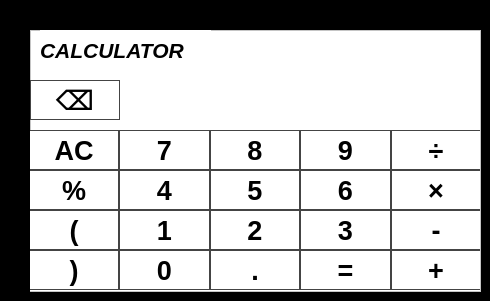
    <widget class="QWidget" name="calculator_screen">
     <property name="styleSheet">
      <string notr="true">background-color: black;</string>
     </property>
     <widget class="QFrame" name="calculator">
      <property name="enabled">
       <bool>true</bool>
      </property>
      <property name="geometry">
       <rect>
        <x>30</x>
        <y>30</y>
        <width>451</width>
        <height>262</height>
       </rect>
      </property>
      <property name="font">
       <font>
        <weight>50</weight>
        <bold>false</bold>
       </font>
      </property>
      <property name="toolTipDuration">
       <number>-1</number>
      </property>
      <property name="styleSheet">
       <string notr="true">background-color: white;</string>
      </property>
      <property name="frameShape">
       <enum>QFrame::StyledPanel</enum>
      </property>
      <property name="frameShadow">
       <enum>QFrame::Raised</enum>
      </property>
      <widget class="QLabel" name="display">
       <property name="geometry">
        <rect>
         <x>91</x>
         <y>29</y>
         <width>351</width>
         <height>61</height>
        </rect>
       </property>
       <property name="font">
        <font>
         <pointsize>30</pointsize>
         <underline>false</underline>
        </font>
       </property>
       <property name="layoutDirection">
        <enum>Qt::LeftToRight</enum>
       </property>
       <property name="autoFillBackground">
        <bool>false</bool>
       </property>
       <property name="styleSheet">
        <string notr="true">color:black;</string>
       </property>
       <property name="text">
        <string/>
       </property>
       <property name="alignment">
        <set>Qt::AlignRight|Qt::AlignTrailing|Qt::AlignVCenter</set>
       </property>
      </widget>
      <widget class="QFrame" name="keyboard">
       <property name="geometry">
        <rect>
         <x>0</x>
         <y>100</y>
         <width>450</width>
         <height>161</height>
        </rect>
       </property>
       <property name="styleSheet">
        <string notr="true">color:black;</string>
       </property>
       <property name="frameShape">
        <enum>QFrame::StyledPanel</enum>
       </property>
       <property name="frameShadow">
        <enum>QFrame::Raised</enum>
       </property>
       <widget class="QWidget" name="gridLayoutWidget">
        <property name="geometry">
         <rect>
          <x>-1</x>
          <y>0</y>
          <width>452</width>
          <height>162</height>
         </rect>
        </property>
        <property name="styleSheet">
         <string notr="true">font-weight: bold;
font-size: 20pt;
color: black;
border: 1px solid #444;
background-color: white;</string>
        </property>
        <layout class="QGridLayout" name="gridLayout">
         <property name="spacing">
          <number>0</number>
         </property>
         <item row="2" column="0">
          <widget class="QPushButton" name="btnLParenthesis">
           <property name="minimumSize">
            <size>
             <width>90</width>
             <height>40</height>
            </size>
           </property>
           <property name="font">
            <font>
             <pointsize>20</pointsize>
             <weight>75</weight>
             <bold>true</bold>
            </font>
           </property>
           <property name="styleSheet">
            <string notr="true">font-weight: bold;
font-size: 20pt;
color: black;
border: 1px solid #444;
background-color: white;</string>
           </property>
           <property name="text">
            <string>(</string>
           </property>
          </widget>
         </item>
         <item row="3" column="0">
          <widget class="QPushButton" name="btnRParenthesis">
           <property name="minimumSize">
            <size>
             <width>90</width>
             <height>40</height>
            </size>
           </property>
           <property name="font">
            <font>
             <pointsize>20</pointsize>
             <weight>75</weight>
             <bold>true</bold>
            </font>
           </property>
           <property name="styleSheet">
            <string notr="true">font-weight: bold;
font-size: 20pt;
color: black;
border: 1px solid #444;
background-color: white;</string>
           </property>
           <property name="text">
            <string>)</string>
           </property>
          </widget>
         </item>
         <item row="0" column="1">
          <widget class="QPushButton" name="btn7">
           <property name="minimumSize">
            <size>
             <width>90</width>
             <height>40</height>
            </size>
           </property>
           <property name="font">
            <font>
             <pointsize>20</pointsize>
             <weight>75</weight>
             <bold>true</bold>
            </font>
           </property>
           <property name="styleSheet">
            <string notr="true">font-weight: bold;
font-size: 20pt;
color: black;
border: 1px solid #444;
background-color: white;</string>
           </property>
           <property name="text">
            <string>7</string>
           </property>
          </widget>
         </item>
         <item row="0" column="0">
          <widget class="QPushButton" name="btnClear">
           <property name="sizePolicy">
            <sizepolicy hsizetype="Minimum" vsizetype="Fixed">
             <horstretch>0</horstretch>
             <verstretch>0</verstretch>
            </sizepolicy>
           </property>
           <property name="minimumSize">
            <size>
             <width>90</width>
             <height>40</height>
            </size>
           </property>
           <property name="font">
            <font>
             <pointsize>20</pointsize>
             <weight>75</weight>
             <bold>true</bold>
            </font>
           </property>
           <property name="styleSheet">
            <string notr="true">font-weight: bold;
font-size: 20pt;
color: black;
border: 1px solid #444;
background-color: white;</string>
           </property>
           <property name="text">
            <string>AC</string>
           </property>
          </widget>
         </item>
         <item row="1" column="0">
          <widget class="QPushButton" name="btnPercent">
           <property name="minimumSize">
            <size>
             <width>90</width>
             <height>40</height>
            </size>
           </property>
           <property name="font">
            <font>
             <pointsize>20</pointsize>
             <weight>75</weight>
             <bold>true</bold>
            </font>
           </property>
           <property name="styleSheet">
            <string notr="true">font-weight: bold;
font-size: 20pt;
color: black;
border: 1px solid #444;
background-color: white;</string>
           </property>
           <property name="text">
            <string>%</string>
           </property>
          </widget>
         </item>
         <item row="0" column="3">
          <widget class="QPushButton" name="btn9">
           <property name="minimumSize">
            <size>
             <width>90</width>
             <height>40</height>
            </size>
           </property>
           <property name="font">
            <font>
             <pointsize>20</pointsize>
             <weight>75</weight>
             <bold>true</bold>
            </font>
           </property>
           <property name="styleSheet">
            <string notr="true">font-weight: bold;
font-size: 20pt;
color: black;
border: 1px solid #444;
background-color: white;</string>
           </property>
           <property name="text">
            <string>9</string>
           </property>
          </widget>
         </item>
         <item row="0" column="4">
          <widget class="QPushButton" name="btnDivide">
           <property name="minimumSize">
            <size>
             <width>90</width>
             <height>40</height>
            </size>
           </property>
           <property name="font">
            <font>
             <pointsize>20</pointsize>
             <weight>75</weight>
             <bold>true</bold>
            </font>
           </property>
           <property name="styleSheet">
            <string notr="true">font-weight: bold;
font-size: 20pt;
color: black;
border: 1px solid #444;
background-color: white;</string>
           </property>
           <property name="text">
            <string>÷</string>
           </property>
          </widget>
         </item>
         <item row="0" column="2">
          <widget class="QPushButton" name="btn8">
           <property name="minimumSize">
            <size>
             <width>90</width>
             <height>40</height>
            </size>
           </property>
           <property name="font">
            <font>
             <pointsize>20</pointsize>
             <weight>75</weight>
             <bold>true</bold>
            </font>
           </property>
           <property name="styleSheet">
            <string notr="true">font-weight: bold;
font-size: 20pt;
color: black;
border: 1px solid #444;
background-color: white;</string>
           </property>
           <property name="text">
            <string>8</string>
           </property>
          </widget>
         </item>
         <item row="1" column="1">
          <widget class="QPushButton" name="btn4">
           <property name="minimumSize">
            <size>
             <width>90</width>
             <height>40</height>
            </size>
           </property>
           <property name="font">
            <font>
             <pointsize>20</pointsize>
             <weight>75</weight>
             <bold>true</bold>
            </font>
           </property>
           <property name="styleSheet">
            <string notr="true">font-weight: bold;
font-size: 20pt;
color: black;
border: 1px solid #444;
background-color: white;</string>
           </property>
           <property name="text">
            <string>4</string>
           </property>
          </widget>
         </item>
         <item row="1" column="2">
          <widget class="QPushButton" name="btn5">
           <property name="minimumSize">
            <size>
             <width>90</width>
             <height>40</height>
            </size>
           </property>
           <property name="font">
            <font>
             <pointsize>20</pointsize>
             <weight>75</weight>
             <bold>true</bold>
            </font>
           </property>
           <property name="styleSheet">
            <string notr="true">font-weight: bold;
font-size: 20pt;
color: black;
border: 1px solid #444;
background-color: white;</string>
           </property>
           <property name="text">
            <string>5</string>
           </property>
          </widget>
         </item>
         <item row="1" column="3">
          <widget class="QPushButton" name="btn6">
           <property name="minimumSize">
            <size>
             <width>90</width>
             <height>40</height>
            </size>
           </property>
           <property name="font">
            <font>
             <pointsize>20</pointsize>
             <weight>75</weight>
             <bold>true</bold>
            </font>
           </property>
           <property name="styleSheet">
            <string notr="true">font-weight: bold;
font-size: 20pt;
color: black;
border: 1px solid #444;
background-color: white;</string>
           </property>
           <property name="text">
            <string>6</string>
           </property>
          </widget>
         </item>
         <item row="1" column="4">
          <widget class="QPushButton" name="btnMultiply">
           <property name="minimumSize">
            <size>
             <width>90</width>
             <height>40</height>
            </size>
           </property>
           <property name="font">
            <font>
             <pointsize>20</pointsize>
             <weight>75</weight>
             <bold>true</bold>
            </font>
           </property>
           <property name="styleSheet">
            <string notr="true">font-weight: bold;
font-size: 20pt;
color: black;
border: 1px solid #444;
background-color: white;</string>
           </property>
           <property name="text">
            <string>×</string>
           </property>
          </widget>
         </item>
         <item row="2" column="1">
          <widget class="QPushButton" name="btn1">
           <property name="minimumSize">
            <size>
             <width>90</width>
             <height>40</height>
            </size>
           </property>
           <property name="font">
            <font>
             <pointsize>20</pointsize>
             <weight>75</weight>
             <bold>true</bold>
            </font>
           </property>
           <property name="styleSheet">
            <string notr="true">font-weight: bold;
font-size: 20pt;
color: black;
border: 1px solid #444;
background-color: white;</string>
           </property>
           <property name="text">
            <string>1</string>
           </property>
          </widget>
         </item>
         <item row="2" column="2">
          <widget class="QPushButton" name="btn2">
           <property name="minimumSize">
            <size>
             <width>90</width>
             <height>40</height>
            </size>
           </property>
           <property name="font">
            <font>
             <pointsize>20</pointsize>
             <weight>75</weight>
             <bold>true</bold>
            </font>
           </property>
           <property name="styleSheet">
            <string notr="true">font-weight: bold;
font-size: 20pt;
color: black;
border: 1px solid #444;
background-color: white;</string>
           </property>
           <property name="text">
            <string>2</string>
           </property>
          </widget>
         </item>
         <item row="2" column="3">
          <widget class="QPushButton" name="btn3">
           <property name="minimumSize">
            <size>
             <width>90</width>
             <height>40</height>
            </size>
           </property>
           <property name="font">
            <font>
             <pointsize>20</pointsize>
             <weight>75</weight>
             <bold>true</bold>
            </font>
           </property>
           <property name="styleSheet">
            <string notr="true">font-weight: bold;
font-size: 20pt;
color: black;
border: 1px solid #444;
background-color: white;</string>
           </property>
           <property name="text">
            <string>3</string>
           </property>
          </widget>
         </item>
         <item row="2" column="4">
          <widget class="QPushButton" name="btnMinus">
           <property name="minimumSize">
            <size>
             <width>90</width>
             <height>40</height>
            </size>
           </property>
           <property name="font">
            <font>
             <pointsize>20</pointsize>
             <weight>75</weight>
             <bold>true</bold>
            </font>
           </property>
           <property name="styleSheet">
            <string notr="true">font-weight: bold;
font-size: 20pt;
color: black;
border: 1px solid #444;
background-color: white;</string>
           </property>
           <property name="text">
            <string>-</string>
           </property>
          </widget>
         </item>
         <item row="3" column="1">
          <widget class="QPushButton" name="btn0">
           <property name="minimumSize">
            <size>
             <width>90</width>
             <height>40</height>
            </size>
           </property>
           <property name="font">
            <font>
             <pointsize>20</pointsize>
             <weight>75</weight>
             <bold>true</bold>
            </font>
           </property>
           <property name="styleSheet">
            <string notr="true">font-weight: bold;
font-size: 20pt;
color: black;
border: 1px solid #444;
background-color: white;</string>
           </property>
           <property name="text">
            <string>0</string>
           </property>
          </widget>
         </item>
         <item row="3" column="2">
          <widget class="QPushButton" name="btnDot">
           <property name="minimumSize">
            <size>
             <width>90</width>
             <height>40</height>
            </size>
           </property>
           <property name="font">
            <font>
             <pointsize>20</pointsize>
             <weight>75</weight>
             <bold>true</bold>
            </font>
           </property>
           <property name="styleSheet">
            <string notr="true">font-weight: bold;
font-size: 20pt;
color: black;
border: 1px solid #444;
background-color: white;</string>
           </property>
           <property name="text">
            <string>.</string>
           </property>
          </widget>
         </item>
         <item row="3" column="3">
          <widget class="QPushButton" name="btnEquals">
           <property name="minimumSize">
            <size>
             <width>90</width>
             <height>40</height>
            </size>
           </property>
           <property name="font">
            <font>
             <pointsize>20</pointsize>
             <weight>75</weight>
             <bold>true</bold>
            </font>
           </property>
           <property name="styleSheet">
            <string notr="true">font-weight: bold;
font-size: 20pt;
color: black;
border: 1px solid #444;
background-color: white;</string>
           </property>
           <property name="text">
            <string>=</string>
           </property>
          </widget>
         </item>
         <item row="3" column="4">
          <widget class="QPushButton" name="btnPlus">
           <property name="minimumSize">
            <size>
             <width>90</width>
             <height>40</height>
            </size>
           </property>
           <property name="font">
            <font>
             <pointsize>20</pointsize>
             <weight>75</weight>
             <bold>true</bold>
            </font>
           </property>
           <property name="styleSheet">
            <string notr="true">font-weight: bold;
font-size: 20pt;
color: black;
border: 1px solid #444;
background-color: white;</string>
           </property>
           <property name="text">
            <string>+</string>
           </property>
          </widget>
         </item>
        </layout>
       </widget>
      </widget>
      <widget class="QLabel" name="label">
       <property name="geometry">
        <rect>
         <x>10</x>
         <y>0</y>
         <width>171</width>
         <height>41</height>
        </rect>
       </property>
       <property name="font">
        <font>
         <pointsize>16</pointsize>
         <weight>75</weight>
         <italic>true</italic>
         <bold>true</bold>
        </font>
       </property>
       <property name="styleSheet">
        <string notr="true">color:black;
font-weight:bold;</string>
       </property>
       <property name="text">
        <string>CALCULATOR</string>
       </property>
      </widget>
      <widget class="QPushButton" name="btnBackspace">
       <property name="geometry">
        <rect>
         <x>0</x>
         <y>50</y>
         <width>90</width>
         <height>40</height>
        </rect>
       </property>
       <property name="sizePolicy">
        <sizepolicy hsizetype="Minimum" vsizetype="Fixed">
         <horstretch>0</horstretch>
         <verstretch>0</verstretch>
        </sizepolicy>
       </property>
       <property name="minimumSize">
        <size>
         <width>90</width>
         <height>40</height>
        </size>
       </property>
       <property name="font">
        <font>
         <pointsize>20</pointsize>
         <weight>75</weight>
         <bold>true</bold>
        </font>
       </property>
       <property name="styleSheet">
        <string notr="true">font-weight: bold;
font-size: 20pt;
color: black;
border: 1px solid #444;
background-color: white;</string>
       </property>
       <property name="text">
        <string>⌫</string>
       </property>
      </widget>
     </widget>
    </widget>
